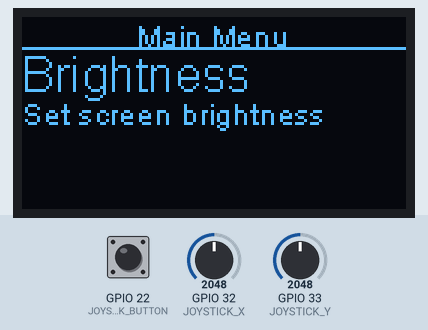
Recording of a sketch running on a simulated ESP32. Shown: 128×64 one-colour display. Inputs (shaded band) come from the test bench; at power-on: GPIO 32 (JOYSTICK_X) = 2048, GPIO 33 (JOYSTICK_Y) = 2048, GPIO 22 (JOYSTICK_BUTTON) HIGH. What the sketch prints to the serial monitor is not drawn.

Above: at 1.2 s.
1.3 s: GPIO 32 (JOYSTICK_X) set to 318
2.8 s: GPIO 32 (JOYSTICK_X) set to 281
At 3.2 s:
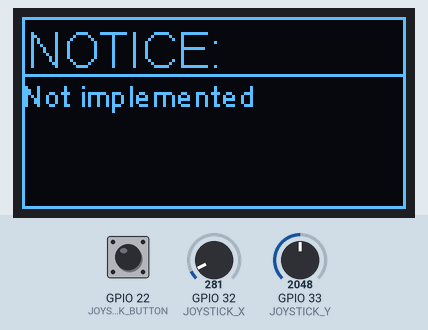
4.9 s: GPIO 33 (JOYSTICK_Y) set to 332
6.4 s: GPIO 33 (JOYSTICK_Y) set to 277
At 6.61 s:
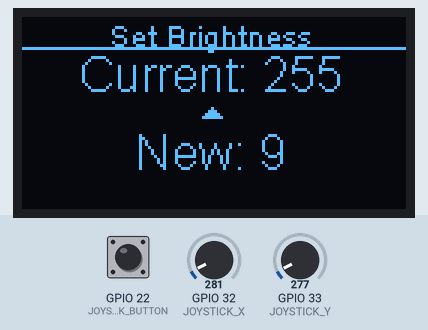
8.6 s: GPIO 33 (JOYSTICK_Y) set to 491
At 8.92 s:
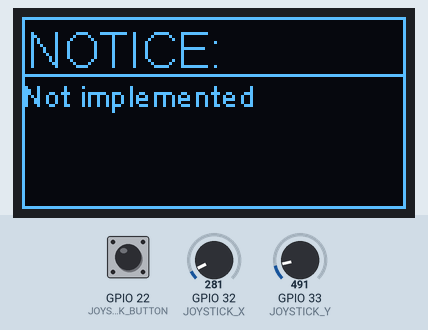
11.0 s: GPIO 33 (JOYSTICK_Y) set to 60
At 11.29 s:
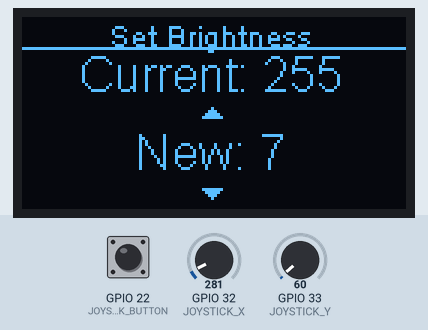
Timing chart, 0 to 14.0 s (numbered marks = the images above; inputs shaded):
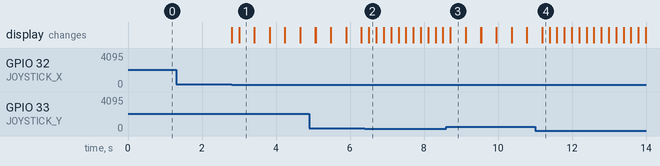

Measured:
- the behaviour switches between 301 and 300 on GPIO 32 (JOYSTICK_X) (found by bisection; images 0 and 1)
- the behaviour switches between 301 and 300 on GPIO 33 (JOYSTICK_Y) (found by bisection; images 1 and 2)
- after the input at 1.3 s, every drawn part: stays the same
- after the input at 2.8 s, the display: first changes at once (image 1 shows a later state)
- after the input at 6.4 s, the display: changes after 0.11 s (image 2)
- after the input at 8.6 s, the display: changes after 0.12 s (image 3)
- after the input at 11.0 s, the display: first differs from a run without the input after 0.19 s (image 4)
- what the display in image 1 shows lasts 0.4 s, from 3.0 s to 3.4 s

The sketch:

MenuRestructure.ino
```cpp
#include <Button.h>
//#include <FastLED.h>
#include "SSD1306Spi.h"
#include "bitmaps.h"

//Display
#define SPI_MOSI 23
#define SPI_MISO 19
#define SPI_CLK 18
#define DISP_RESET 5
#define DISP_CS 4
#define DISP_DC 2

//LEDs
#define LED_FRONT 27
#define LED_REAR 26
#define LED_LEFT 13
#define LED_RIGHT 25
#define LED_SPARE1 15
#define LED_SPARE2 14
#define LEDSTRIPCAP 100
#define MAX_BRIGHTNESS 100

//Joysticks/buttons
#define JOYSTICK_X 32
#define JOYSTICK_Y 33
#define JOYSTICK_BUTTON 22
#define DEADZONELOW 300
#define DEADZONEHIGH 3800
#define MENUDELAY 200

#define NOTIMP (void*)"Not implemented"

enum State{ //Menu state
  main, settings, gauge1, pattern1, pattern2, pattern3, bluetooth, ledsetting1, ledsetting2,
  brakeandturn, brake, turn, color, pickpattern, animation, ledorder, ledcount, ledflip,
  autoshutoff, screenbright, palette, presetcolor1, presetcolor2, colornumset
};
enum Controls{up, down, left, right, select, back, nop}; //Controls
enum SelectedPattern {
  narrow, medium, large, wide, halfandhalf, quarters, dots, pacifica, risingflames, twinklefox,
  murica, colorpop, splatter, drip, christmas, valentines, shamrock, halloween, turnsignaloff,
  solid, chase, solidnrear, chasenrear, solidnboth, chasenboth, brakesignaloff, onnodim, onwithdim
};
/*
//LED theory
//Three patterns: Active, Test, and Current
//Current is saved into EEPROM on update. It is what is loaded on reboot
//Test is the pattern that is generated when a new pattern is being developed. When it's done,
//saved into Current.
//Active is the pattern modified in real time. Can either be saved to Test or discarded.
//A spare Palette is needed to have colors loaded into it in real time

//Execution table varieties
//Actives
//Load a new menu, resets sel and runs setupmenu(State)
//Load a new menu with a limited number of options
//Load a new menu with a custom title
//Save active pattern to test pattern
//Save test pattern to current pattern - abstract to two?
//Load a new menu and throw an eror for caution (Wiring, OBD-II, etc)
//Load a new menu and update selected LED string
//Save RGB order into hardware struct
//Save LED count into hardware struct
//Save LED flip state into hardware struct
//Save turn signal pattern into device settings
//Save brake pattern into device settings
//Save autoshutoff state into device settings
//Bluetooth

//Passives
//Update color palette on active: Active is known, state and sel describe
//Update screen brightness: deviceSettings is known,
*/

//Templates
typedef void (*GFunc)(void*);       //Function pointer for MenuItem
typedef void (*displayFunc)(int);   //Screen display Function
typedef int (*controlFunc)(int&, uint8_t);   //Control scheme function

//Device settings
typedef struct {
  //Internal use
  char deviceID[10];
  bool firstboot = true;
  //User settings
  uint8_t brightness; //Screen brightness
  //LED settings
  bool autoshutoff; //If device automatically shuts off when driving
  SelectedPattern turn; //Turn signal behaviour
  SelectedPattern brake; //Brake light behaviour
} Settings;

// MenuItem class
class MenuItem{
  char *title;        //Title text
  char *desc;         //Description text
  void *activeItem;   //Item to return for active
  void *passiveItem;  //Item to return for passive
public:
  //Generics
  GFunc active;   //Function that requires button press
  GFunc passive;  //Function that runs in the background
  //Setters
  void set(char *t, char *d, GFunc a, void *ai=NULL, GFunc p = NULL, void *pi = NULL){
    title = t;
    desc = d;
    active = a;
    activeItem = ai;
    passive = p;
    passiveItem = pi;
  }
  //Getters
  char *getTitle(){
    return title;
  }
  char *getDesc(){
    return desc;
  }
  void* getActiveItem(){
    return activeItem;
  }
  void* getPassiveItem(){
    return passiveItem;
  }
};

// Menu class
class Menu{
  //Menu info
  char *menuTitle;  //Title of the menu
  State currState;  //Current state of the menu
  State prev;       //Menu on level above
  //Item Array
  MenuItem itemArr[100]; //Array of menu items
  uint8_t len;           //Actual length
  int8_t inputMode;      //If scrolling through items is desirable - change to bool?
public:
  Menu(){
  }
  ~Menu(){
    delete itemArr;
  }
  //Member Functions
  displayFunc disp; //function to call to display
  controlFunc cont;  //Control scheme
  void runActive(int select){
    itemArr[select].active(itemArr[select].getActiveItem());
  }
  void runPassive(int select){
    if(itemArr[select].passive != NULL){
      void *PassItem = itemArr[select].getPassiveItem();
      itemArr[select].passive(PassItem);
    }
  }
  //Setters
  void set(char *mt, State s, State p, displayFunc d, controlFunc c){
    menuTitle = mt;
    currState = s;
    prev = p;
    disp = d;
    cont = c;
    len = 0;
    inputMode = 0;
  }
  void setItem(char *t, char *d, GFunc a,  void* ai=NULL, GFunc p=NULL, void* pi=NULL){
    itemArr[len].set(t,d,a,ai,p,pi);  //Initialize MenuItem
    len++;                            //Increment length
  }
  void setLen(uint8_t l){
    len = l;
  }
  void setInputMode(int8_t m){
    inputMode = m;
  }
  //Getters
  char* getMenuTitle(){
    return menuTitle;
  }
  char* getSubtitle(int select){
    return itemArr[select].getTitle();
  }
  char* getDesc(int select){
    return itemArr[select].getDesc();
  }
  void* getAI(int select){
    return itemArr[select].getActiveItem();
  }
  State getPrev(){
    return prev;
  }
  uint8_t getLen(){
    return len;
  }
  int8_t getInputMode(){
    return inputMode;
  }
  /*
  State getState(){
    return currState;
  }
  /*
  void setLen(int l){ //used for int as maxVal, bool as true(1) or false(0), and progBar as maxVal
    len = l;
  }

  void setMenuTitle(char *mt){
    menuTitle = mt;
  }
  void setPrevMenu(State s){
    prev = s;
  }
  void setCurrent(int cv){
    currVal = cv;
  }
  //Get
  State getState(){
    return s;
  }
  int getCurrent(){
    return currVal;
  }*/
};

Button joyButton(JOYSTICK_BUTTON,INPUT_PULLUP);
SSD1306Spi display(DISP_RESET, DISP_DC, DISP_CS);
Settings deviceSettings;

//Menu init
Menu menu;
int selector = 0;
unsigned long menuTime = 0;
//Pointers for storing data
int *selPtr = &selector;
State *sPtr;
uint8_t optionsByte = 0;
uint8_t *optionsPtr = &optionsByte;

void setup(){
  //DEBUG
  Serial.begin(115200);
  Serial.println("Start new test");
  //Buttons
  joyButton.begin();
  //Display - Make optional
  if(!display.init()) {
    Serial.println(F("SSD1306 allocation failed"));
    for(;;); // Don't proceed, loop forever
  }
  display.flipScreenVertically();
  //DEBUG
  deviceSettings.brightness = 255;
  //END DEBUG
  display.setBrightness(deviceSettings.brightness);
  display.display();
  //DEBUG
  setMenu(main);
  menu.disp(selector);
}

void loop(){
  if(millis() >= menuTime + MENUDELAY){
    menuTime = millis(); //Resets last time updated
    int result = menu.cont(selector,menu.getLen()); //Runs currently selected input
    switch (result){
      case -1:
        setMenu(menu.getPrev());
        break;
      case -2:
        switch (menu.getInputMode()){ //Make into if statement is no other mode required
          case 1:
            menu.runActive(0);
            break;
          default:
            menu.runActive(selector);
            break;
        }
        break;
      default:
        //do nothing
        break;
    }
    menu.disp(selector);
    switch (menu.getInputMode()){ //Make into if statement is no other mode required
      case 1:
        menu.runPassive(0);
        break;
      default:
        menu.runPassive(selector);
        break;
    }
  }
}

//Set state of menu, add options
void setMenu(State s){
  selector = 0;
  switch(s){ //Add options based off of
    default: //Something went wrong, throw an error
      pError("Not defined, returning to main");
    case main: //Main menu, default landing page
      menu.set("Main Menu",s,s,optionMenuDisplay,optionMenuControls); //Setup menu
      sPtr = new State[3]{screenbright,pattern1,gauge1};
      menu.setItem("Brightness","Set screen brightness",setMenuW,sPtr);
      menu.setItem("Gauges","Choose a gauge to display",setMenuW,sPtr+2);
      menu.setItem("Patterns","Choose an LED pattern and animation",setMenuW,sPtr+1);
      break;
    case gauge1:
      menu.set("Gauges Menu",s,main,optionMenuDisplay,optionMenuControls);
      menu.setItem("gauge 1","none",pErrorW,NOTIMP);
      menu.setItem("gauge 2","none",pErrorW,NOTIMP);
      break;
    case pattern1:
      menu.set("Pattern Menu",s,main,optionMenuDisplay,optionMenuControls);
      menu.setItem("Pattern 1","none",pErrorW,NOTIMP);
      menu.setItem("Pattern 2","none",pErrorW,NOTIMP);
      break;
    case screenbright:
      menu.set("Set Brightness",s,main,brightnessMenuDisplay,optionMenuControls);
      menu.setItem("Current: ","New: ",pErrorW,NOTIMP,setScreenBrightness,selPtr); //TODO: Add save func
      menu.setLen(9);
      menu.setInputMode(1);
      break;
  }
}

//SetMenu wrapper
void setMenuW(void* ptr){
  setMenu(*(State*)ptr);
}

//Set screen brightness
void setScreenBrightness(void *bPtr){
  uint8_t temp = (uint8_t)*(uint8_t*)bPtr; //Change form 16 bit to 8 bit and dereference
  if(temp == 8){
    temp = 255; //8 * 32 = 256, this catches it so no overflow occurs
  } else {
    temp *= 32;
  }
  display.setBrightness(temp);
}

//Display options =================================================================================
void optionMenuDisplay(int sel){
  display.clear();
  display.setFont(ArialMT_Plain_10);
  display.setTextAlignment(TEXT_ALIGN_CENTER);
  display.drawStringMaxWidth(63,0,128,menu.getMenuTitle());
  display.drawLine(0,10,128,10);
  display.setTextAlignment(TEXT_ALIGN_LEFT);
  display.setFont(ArialMT_Plain_16);
  display.drawStringMaxWidth(0,10,128,menu.getSubtitle(sel));
  display.setFont(ArialMT_Plain_10);
  display.drawStringMaxWidth(0,26,128,menu.getDesc(sel));
  display.display();
}

//Displays the integer menu
void brightnessMenuDisplay(int sel){
  display.clear();
  display.setFont(ArialMT_Plain_10);
  display.setTextAlignment(TEXT_ALIGN_CENTER);
  display.drawStringMaxWidth(63,0,128,menu.getMenuTitle());
  display.drawLine(0,10,128,10);
  display.setFont(ArialMT_Plain_16);
  display.drawStringMaxWidth(63,10,128,"Current: "+String(deviceSettings.brightness));
  display.drawStringMaxWidth(63,36,128,"New: "+String(sel + 1));
  if(sel != 0){
    display.drawFastImage(60,30,8,8,upArrowBitmap);
  }
  if (sel != menu.getLen()-1) {
    display.drawFastImage(60,53,8,8,downArrowBitmap);
  }
  display.display();
}

//Sends text to screen - Used for errors and some other popups
void pError(char *eText){
  display.clear();
  display.setFont(ArialMT_Plain_16);
  display.setTextAlignment(TEXT_ALIGN_LEFT);
  display.drawStringMaxWidth(2,2,123,"NOTICE:");
  display.drawRect(0,0,128,64);
  display.drawLine(1,19,126,19);
  display.setFont(ArialMT_Plain_10);
  display.drawStringMaxWidth(0,20,123,eText);
  display.display();
  // Wait for controls to be used
  delay(200);
  while(getInput() == nop){
    continue;
  }
  //Clear screen
  display.clear();
  display.display();
}

//pError Wrapper
//FIXME: Char arrays are const, which means const void*, which mean, this doesn't work.
void pErrorW(void *ptr){
  Serial.println(*(char*)ptr); //DEBUG
  pError((char*)ptr); //pError expects pointer
}

//Controls Options ================================================================================
//Controls for options menu
//FIXME: Factor out menu, pass by ptr
int optionMenuControls(int &sel, uint8_t len){
  switch(getInput()){
    case up:
      sel--;                              //Decriment select / move up
      if(sel < 0) sel = len-1;  //Wrap if out of bounds
      break;
    case down:
      sel++;                              //Incriment select / move down
      if(sel >= len) sel = 0;   //Wrap if out of bounds
      break;
    case left:
    case back:
      return -1; //Back up a menu
    case right:
    case select:
      return -2; //Run active item
  }
  //Serial.println(select);
  return 0;
}

//Read buttons/joystick
Controls getInput(){
  int analogVal = analogRead(JOYSTICK_Y);
  if(analogVal >= DEADZONEHIGH){
    return down;
  } else if(analogVal <= DEADZONELOW){
    return up;
  }
  analogVal = analogRead(JOYSTICK_X);
  if(analogVal <= DEADZONELOW){
    return right;
  } else if(analogVal >= DEADZONEHIGH){
    return left;
  }
  if(joyButton.pressed()){
    return select;
  }
  return nop;
}
```

bitmaps.h
```cpp
const unsigned char upArrowBitmap[] PROGMEM = {
    B00001000,
    B00001100,
    B00001110,
    B00001111,
    B00001110,
    B00001100,
    B00001000,
    B00000000
};

const unsigned char downArrowBitmap[] PROGMEM = {
    B00010000,
    B00110000,
    B01110000,
    B11110000,
    B01110000,
    B00110000,
    B00010000,
    B00000000
};
```
